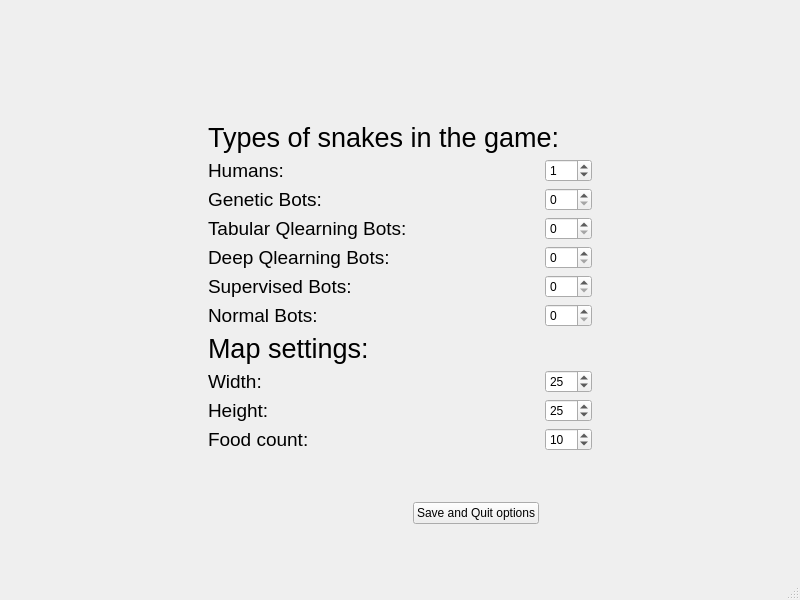
<?xml version="1.0" encoding="UTF-8"?>
<ui version="4.0">
 <class>OptionsScene</class>
 <widget class="QMainWindow" name="OptionsScene">
  <property name="geometry">
   <rect>
    <x>0</x>
    <y>0</y>
    <width>800</width>
    <height>600</height>
   </rect>
  </property>
  <property name="windowTitle">
   <string>MainWindow</string>
  </property>
  <widget class="QWidget" name="centralwidget">
   <layout class="QGridLayout" name="gridLayout">
    <item row="11" column="1">
     <widget class="QLabel" name="labelFoodCount">
      <property name="font">
       <font>
        <pointsize>14</pointsize>
       </font>
      </property>
      <property name="text">
       <string>Food count:</string>
      </property>
     </widget>
    </item>
    <item row="9" column="1">
     <widget class="QLabel" name="labelMapWidth">
      <property name="font">
       <font>
        <pointsize>14</pointsize>
       </font>
      </property>
      <property name="text">
       <string>Width:</string>
      </property>
     </widget>
    </item>
    <item row="8" column="1" colspan="3">
     <widget class="QLabel" name="labelMapSettings">
      <property name="font">
       <font>
        <pointsize>20</pointsize>
       </font>
      </property>
      <property name="text">
       <string>Map settings:</string>
      </property>
     </widget>
    </item>
    <item row="10" column="1">
     <widget class="QLabel" name="labelMapHeight">
      <property name="font">
       <font>
        <pointsize>14</pointsize>
       </font>
      </property>
      <property name="text">
       <string>Height:</string>
      </property>
     </widget>
    </item>
    <item row="7" column="1">
     <widget class="QLabel" name="labelNormalBots">
      <property name="font">
       <font>
        <pointsize>14</pointsize>
       </font>
      </property>
      <property name="text">
       <string>Normal Bots:</string>
      </property>
     </widget>
    </item>
    <item row="4" column="3">
     <widget class="QSpinBox" name="spinBoxQlearningTabularBots"/>
    </item>
    <item row="0" column="1">
     <spacer name="verticalSpacer">
      <property name="orientation">
       <enum>Qt::Vertical</enum>
      </property>
      <property name="sizeHint" stdset="0">
       <size>
        <width>20</width>
        <height>40</height>
       </size>
      </property>
     </spacer>
    </item>
    <item row="2" column="3">
     <widget class="QSpinBox" name="spinBoxHumans">
      <property name="value">
       <number>1</number>
      </property>
     </widget>
    </item>
    <item row="6" column="3">
     <widget class="QSpinBox" name="spinBoxSupervisedBots"/>
    </item>
    <item row="4" column="0">
     <spacer name="horizontalSpacer">
      <property name="orientation">
       <enum>Qt::Horizontal</enum>
      </property>
      <property name="sizeHint" stdset="0">
       <size>
        <width>40</width>
        <height>20</height>
       </size>
      </property>
     </spacer>
    </item>
    <item row="12" column="1">
     <spacer name="verticalSpacer_2">
      <property name="orientation">
       <enum>Qt::Vertical</enum>
      </property>
      <property name="sizeHint" stdset="0">
       <size>
        <width>20</width>
        <height>40</height>
       </size>
      </property>
     </spacer>
    </item>
    <item row="7" column="3">
     <widget class="QSpinBox" name="spinBoxNormalBots"/>
    </item>
    <item row="1" column="1" colspan="3">
     <widget class="QLabel" name="label">
      <property name="font">
       <font>
        <pointsize>20</pointsize>
       </font>
      </property>
      <property name="text">
       <string>Types of snakes in the game:</string>
      </property>
     </widget>
    </item>
    <item row="2" column="1">
     <widget class="QLabel" name="labelHumans">
      <property name="font">
       <font>
        <pointsize>14</pointsize>
       </font>
      </property>
      <property name="text">
       <string>Humans:</string>
      </property>
     </widget>
    </item>
    <item row="3" column="3">
     <widget class="QSpinBox" name="spinBoxGeneticBots"/>
    </item>
    <item row="6" column="1">
     <widget class="QLabel" name="labelSupervisedBots">
      <property name="font">
       <font>
        <pointsize>14</pointsize>
       </font>
      </property>
      <property name="text">
       <string>Supervised Bots:</string>
      </property>
     </widget>
    </item>
    <item row="3" column="1">
     <widget class="QLabel" name="labelGeneticBots">
      <property name="font">
       <font>
        <pointsize>14</pointsize>
       </font>
      </property>
      <property name="text">
       <string>Genetic Bots:</string>
      </property>
     </widget>
    </item>
    <item row="4" column="1">
     <widget class="QLabel" name="labelQlearningTabularBots">
      <property name="font">
       <font>
        <pointsize>14</pointsize>
       </font>
      </property>
      <property name="text">
       <string>Tabular Qlearning Bots:</string>
      </property>
     </widget>
    </item>
    <item row="12" column="2">
     <widget class="QPushButton" name="pushButton">
      <property name="text">
       <string>Save and Quit options</string>
      </property>
     </widget>
    </item>
    <item row="4" column="4">
     <spacer name="horizontalSpacer_2">
      <property name="orientation">
       <enum>Qt::Horizontal</enum>
      </property>
      <property name="sizeHint" stdset="0">
       <size>
        <width>40</width>
        <height>20</height>
       </size>
      </property>
     </spacer>
    </item>
    <item row="11" column="3">
     <widget class="QSpinBox" name="spinBoxFoodCount">
      <property name="minimum">
       <number>1</number>
      </property>
      <property name="maximum">
       <number>100</number>
      </property>
      <property name="value">
       <number>10</number>
      </property>
     </widget>
    </item>
    <item row="10" column="3">
     <widget class="QSpinBox" name="spinBoxMapHeight">
      <property name="minimum">
       <number>9</number>
      </property>
      <property name="maximum">
       <number>100</number>
      </property>
      <property name="value">
       <number>25</number>
      </property>
     </widget>
    </item>
    <item row="9" column="3">
     <widget class="QSpinBox" name="spinBoxMapWidth">
      <property name="minimum">
       <number>9</number>
      </property>
      <property name="maximum">
       <number>100</number>
      </property>
      <property name="value">
       <number>25</number>
      </property>
     </widget>
    </item>
    <item row="5" column="1">
     <widget class="QLabel" name="labelQlearningDeepBots">
      <property name="font">
       <font>
        <pointsize>14</pointsize>
       </font>
      </property>
      <property name="text">
       <string>Deep Qlearning Bots:</string>
      </property>
     </widget>
    </item>
    <item row="5" column="3">
     <widget class="QSpinBox" name="spinBoxQlearningDeepBots"/>
    </item>
   </layout>
  </widget>
  <widget class="QMenuBar" name="menubar">
   <property name="geometry">
    <rect>
     <x>0</x>
     <y>0</y>
     <width>800</width>
     <height>21</height>
    </rect>
   </property>
  </widget>
  <widget class="QStatusBar" name="statusbar"/>
 </widget>
 <resources/>
 <connections/>
</ui>
